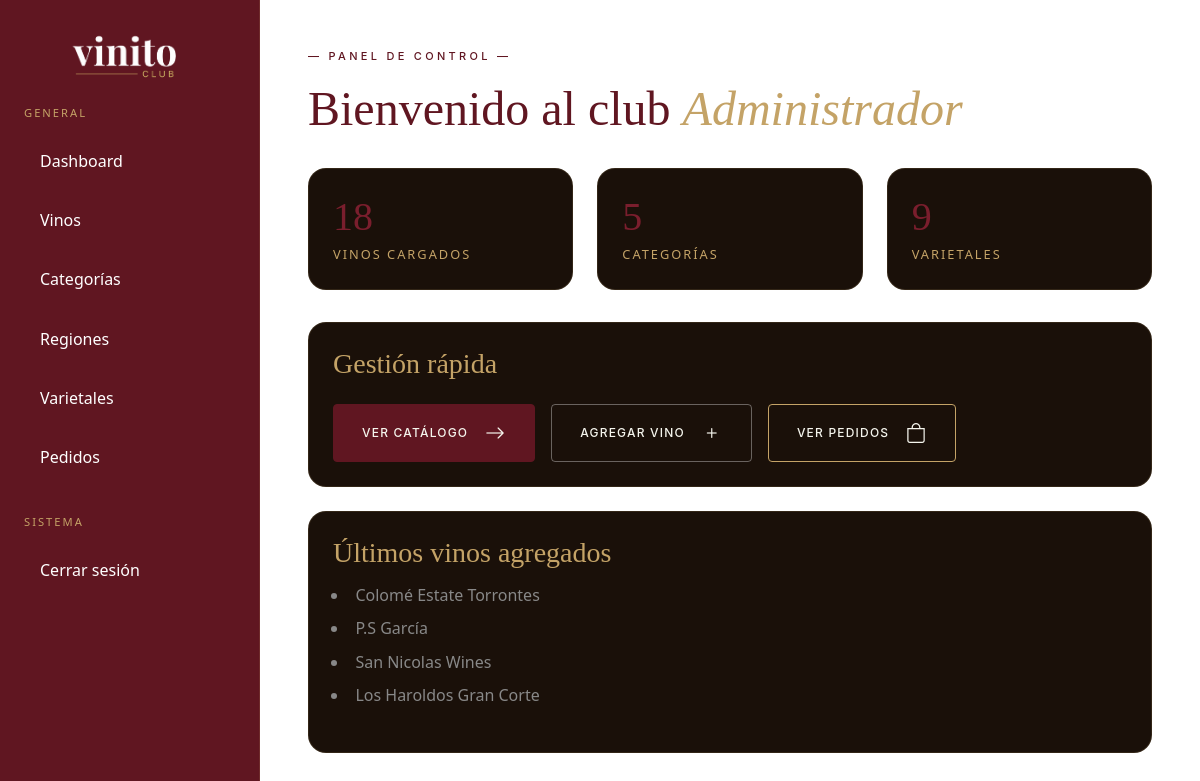
Screenshot of /admin/index.php?sec=dashboard (signed in) with the database file from the repository.
### tables this page shows
CREATE TABLE `vinos` (
  `id_vino` int NOT NULL,
  `nombre` varchar(150) NOT NULL,
  `descripcion` text NOT NULL,
  `precio` decimal(10,2) NOT NULL,
  `stock` int NOT NULL,
  `imagen` varchar(255) NOT NULL,
  `anio_cosecha` date NOT NULL,
  `volumen_ml` int NOT NULL,
  `temperatura_servicio` int NOT NULL,
  `bodega` varchar(100) NOT NULL,
  `categoria_id` int NOT NULL,
  `maridaje` varchar(255) NOT NULL,
  `destacado` tinyint(1) NOT NULL,
  `region_id` int DEFAULT NULL
);

### classes/Vino.php (called while the page is built, shortened)
<?php
require_once 'Categoria.php';
require_once 'Varietal.php';
class Vino
{
    private string $nombre;
    public function __construct(
        ?int $id_vino = null,
        string $nombre = '',
        string $descripcion = '',
        float $precio = 0,
        int $stock = 0,
        string $imagen = '',
        string $anio_cosecha = '',
        int $volumen_ml = 0,
        string $temperatura_servicio = '',
        string $bodega = '',
        int $categoria_id = 0,
        string $maridaje = '',
        int $destacado = 0,
        int $region_id = 0
    ) {
        $this->nombre = $nombre;
    }
    public static function catalogo_completo(): array
    {
        $conexion = (new Conexion())->getConexion();
        $query = "
            SELECT
                id_vino,
                nombre,
                descripcion,
                precio,
                stock,
                imagen,
                anio_cosecha,
                volumen_ml,
                temperatura_servicio,
                bodega,
                categoria_id,
                region_id,
                maridaje,
                destacado
            FROM vinos
            ORDER BY id_vino DESC
        ";
        $stmt = $conexion->prepare($query);
        $stmt->setFetchMode(
            PDO::FETCH_CLASS | PDO::FETCH_PROPS_LATE,
            self::class
        );
        $stmt->execute();
        return $stmt->fetchAll();
    }
    public static function ultimos(int $limite = 4): array
    {
        $conexion = (new Conexion())->getConexion();
        $query = "
            SELECT *
            FROM vinos
            ORDER BY id_vino DESC
            LIMIT ?
        ";
        $stmt = $conexion->prepare($query);
        $stmt->bindValue(
            1,
            $limite,
            PDO::PARAM_INT
        );
        $stmt->setFetchMode(
            PDO::FETCH_CLASS | PDO::FETCH_PROPS_LATE,
            self::class
        );
        $stmt->execute();
        return $stmt->fetchAll();
    }
    public function getNombre(): string
    {
        return $this->nombre;
    }
}

### classes/Categoria.php (called while the page is built, shortened)
<?php
class Categoria
{
    public static function todas(): array
    {
        $conexion = (new Conexion())->getConexion();
        $query = "
            SELECT
                id_categoria,
                nombre
            FROM categorias
            ORDER BY id_categoria DESC
        ";
        $PDOStatement = $conexion->prepare($query);
        $PDOStatement->setFetchMode(
            PDO::FETCH_CLASS,
            self::class
        );
        $PDOStatement->execute();
        return $PDOStatement->fetchAll();
    }
}

### classes/Varietal.php (called while the page is built, shortened)
<?php
class Varietal
{
    public static function todas(): array
    {
        $conexion = (new Conexion())->getConexion();
        $query = "
            SELECT
                id_varietal,
                nombre
            FROM varietales
            ORDER BY id_varietal DESC
        ";
        $PDOStatement = $conexion->prepare($query);
        $PDOStatement->setFetchMode(
            PDO::FETCH_CLASS,
            self::class
        );
        $PDOStatement->execute();
        return $PDOStatement->fetchAll();
    }
}

### admin/vistas/dashboard.php (the view, shortened to what this page needs)
<div class="admin-layout">
    <aside class="admin-sidebar" id="adminSidebar">
        <div class="navbar-brand d-flex justify-content-start">
            <a href="index.php?sec=dashboard"><img src="../assets/img/logo.png" alt="Vinito Club" id="logoImg"></a>
        </div>
        <nav class="admin-nav">
            <h6>GENERAL</h6>
            <a href="index.php?sec=dashboard">Dashboard</a>
            <a href="index.php?sec=vinos">Vinos</a>
            <a href="index.php?sec=categorias">Categorías</a>
            <a href="index.php?sec=regiones">Regiones</a>
            <a href="index.php?sec=varietales">Varietales</a>
            <a href="index.php?sec=pedidos">Pedidos</a>
            <h6>SISTEMA</h6>
            <a href="logout.php">Cerrar sesión</a>
        </nav>
    </aside>
    <main class="admin-content">
        <header class="admin-header">
            <p class="section-label"> — PANEL DE CONTROL — </p>
            <h1 class="section-title">Bienvenido al club <em><?= htmlspecialchars($_SESSION['nombre']) ?></em></h1>
        </header>
        <section class="stats-grid">
            <article class="stat-card">
                <h2><?= $totalVinos ?></h2>
                <span>Vinos cargados</span>
            </article>
            <article class="stat-card">
                <h2><?= $totalCategorias ?></h2>
                <span>Categorías</span>
            </article>
            <article class="stat-card">
                <h2><?= $totalVarietales ?></h2>
                <span>Varietales</span>
            </article>
        </section>
        <section class="quick-actions">
            <h3>Gestión rápida</h3>
            <div class="d-flex gap-3 flex-wrap mt-4">
                <a href="index.php?sec=vinos" class=" btn-hero-primary">
                    Ver catálogo &nbsp;<i class="bi bi-arrow-right"></i>
                </a>
                <a href="index.php?sec=vino-crear" class=" btn-hero-outline">
                    Agregar vino &nbsp;<i class="bi bi-plus"></i>
                </a>
                <a href="index.php?sec=pedidos" class=" btn-hero-outline">
                    Ver pedidos &nbsp;<i class="bi bi-bag"></i>
                </a>
            </div>
        </section>
        <section class="latest-wines">
            <h3>Últimos vinos agregados</h3>
            <ul>
                <?php foreach($ultimosVinos as $vino): ?>
                    <li>
                        <?= htmlspecialchars(
                            $vino->getNombre()
                        ) ?>
                    </li>
                <?php endforeach; ?>
            </ul>
        </section>
    </main>
</div>
<?php require_once 'includes/footer-admin.php'; ?>
</html>

### rows the page displays
vinos: nombre "Colomé Estate Torrontes"
vinos: nombre "P.S García"
vinos: nombre "San Nicolas Wines"
vinos: nombre "Los Haroldos Gran Corte"

### other values shown
$_SESSION['nombre'] "Administrador"
$totalVinos "18"
$totalCategorias "5"
$totalVarietales "9"
